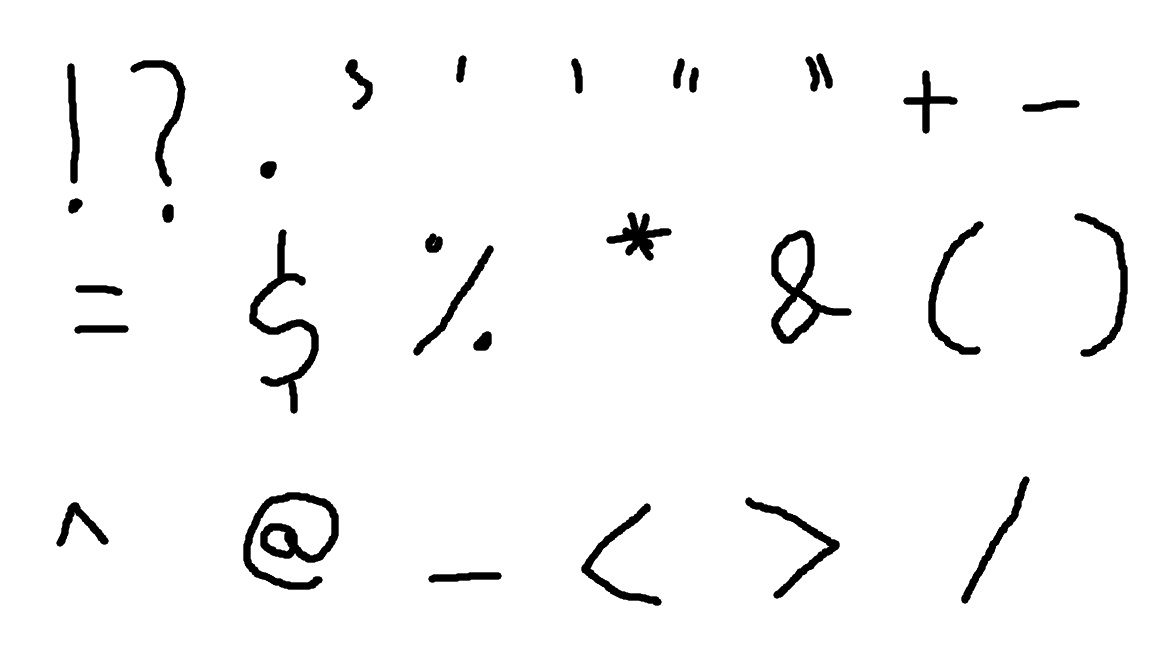
#> input picture samples/Charecter.jpg, 1152 x 648 px
$ python -i preprocess.py   (imports and definitions only)
#> lines starting #> are read from the running program, lines starting #| are printed output that depends on the picture; after the words box and inside, x2 and y2 are one past the last pixel; in counts of white or black regions, pixels touching at a corner belong together
#> further down, picture is the input picture: shape (648, 1152); min 0, max 255, mean 246.5
"""Classic image-processing pipeline: turn a photo/scan into MNIST-style 28x28 characters."""
import cv2
import numpy as np


# [5 lines left out: function load_gray, not called in this run]


def to_binary(gray: np.ndarray, invert: bool = False, dilate: int = 1) -> np.ndarray:
    """Return a binary image with WHITE strokes on a BLACK background (like MNIST).

    Assumes dark ink on light paper. Pass invert=True for light ink on a dark background.
    """
#> called with invert = False, dilate = 1
    blur = cv2.GaussianBlur(gray, (5, 5), 0)
    flag = cv2.THRESH_BINARY if invert else cv2.THRESH_BINARY_INV
    _, binary = cv2.threshold(blur, 0, 255, flag + cv2.THRESH_OTSU)
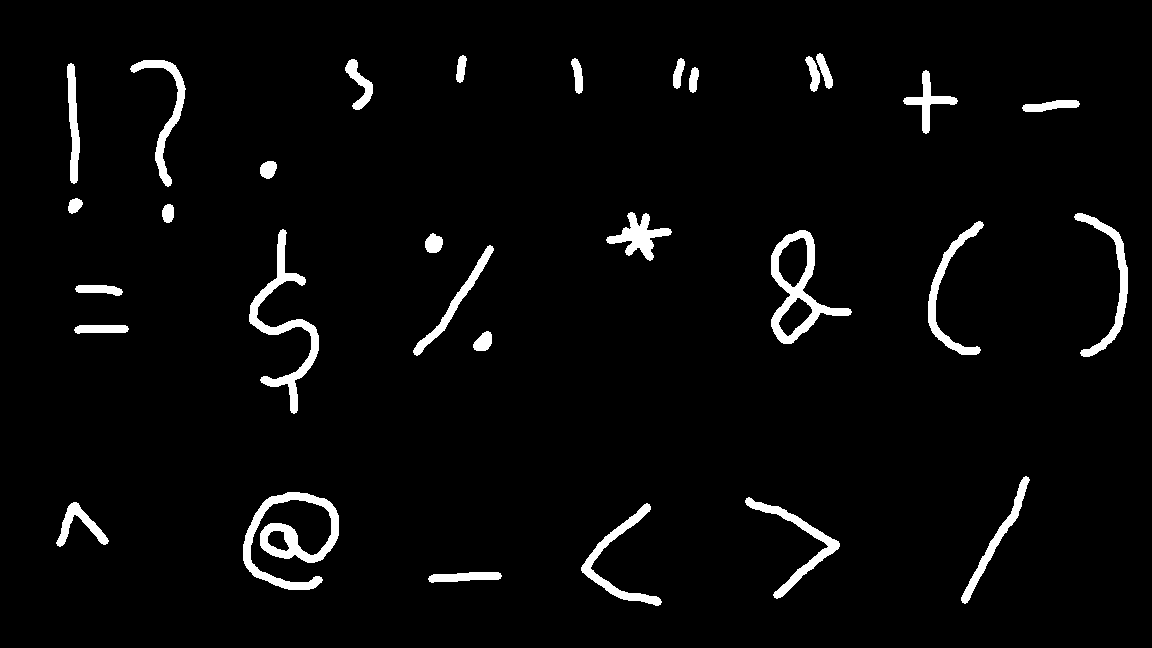
#> binary: shape (648, 1152); 3.5% white; 30 white regions, largest, box (x1, y1, x2, y2) and area: (243, 492, 339, 590) 3223, (249, 229, 319, 414) 2513, (771, 230, 852, 344) 2463
    if dilate > 0:  # thicken thin pen strokes to resemble EMNIST/MNIST
        binary = cv2.dilate(binary, np.ones((3, 3), np.uint8), iterations=dilate)
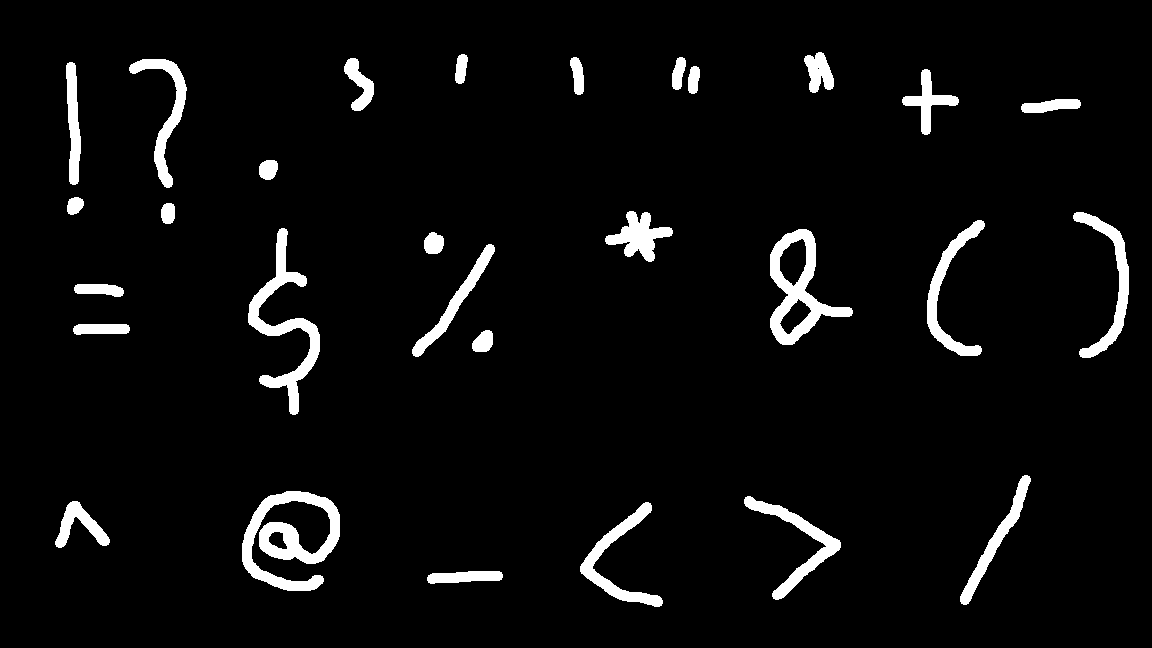
#> binary: shape (648, 1152); 4.7% white; 29 white regions, largest, box (x1, y1, x2, y2) and area: (242, 491, 340, 591) 4189, (248, 228, 320, 415) 3291, (770, 229, 853, 345) 3213
    return binary


# [142 lines left out: functions single_box, find_boxes, split_merged_boxes, _valley_splits, find_lines, box_to_mnist, not called in this run]

>>> import cv2
>>> picture = cv2.imread('../samples/Charecter.jpg', cv2.IMREAD_GRAYSCALE)
>>> result = to_binary(picture)

$ run again, on samples/image.png
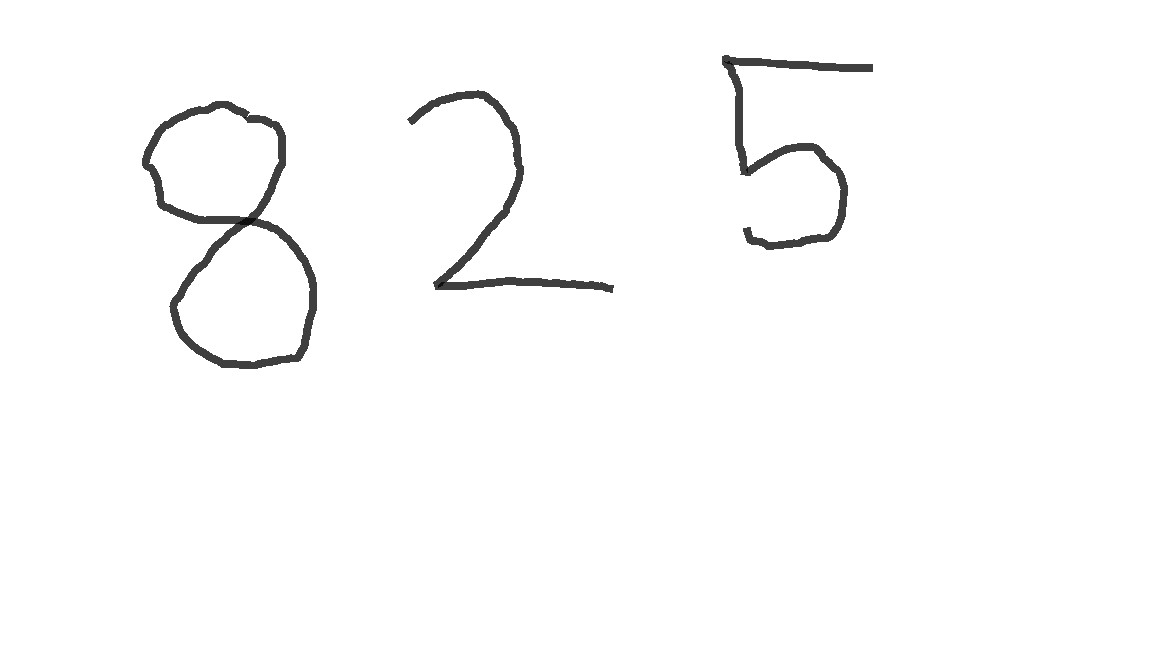
#> input picture samples/image.png, 1152 x 648 px
#> picture is the input picture: shape (648, 1152); min 16, max 255, mean 251.2
#> in to_binary, `_, binary = cv2.threshold(blur, 0, 255, flag + cv2.THRESH_OTSU)`:
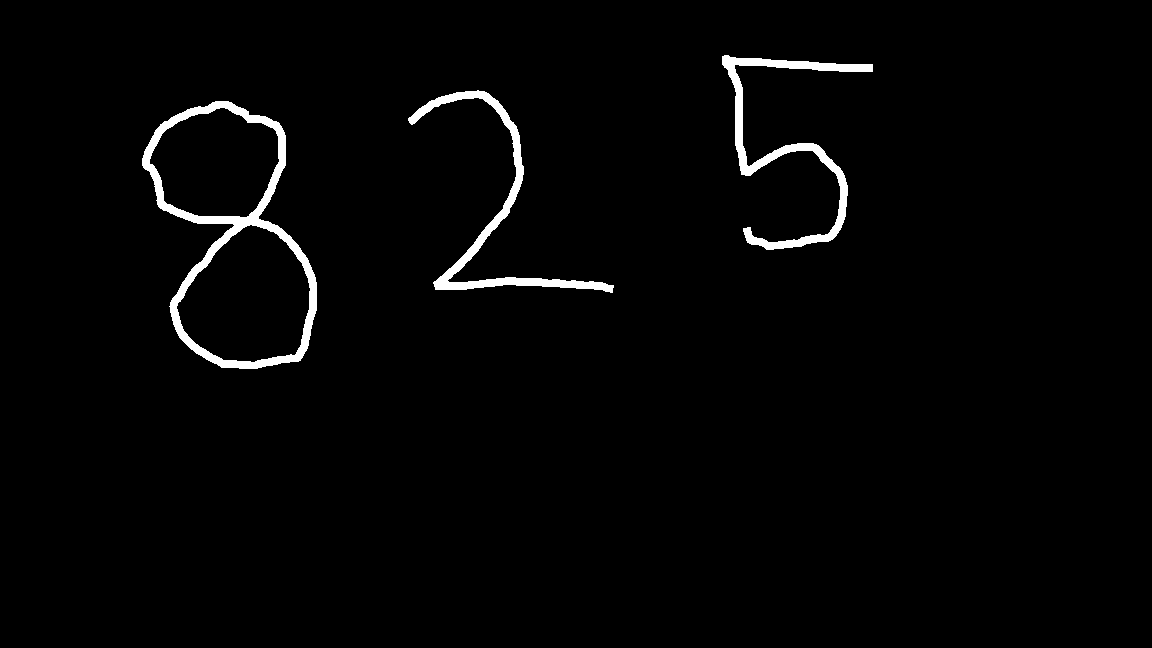
#> binary: shape (648, 1152); 2% white; 3 white regions, box (x1, y1, x2, y2) and area: (142, 101, 317, 369) 6651, (722, 55, 873, 250) 4251, (408, 90, 614, 293) 3881
#> in to_binary, `binary = cv2.dilate(binary, np.ones((3, 3), np.uint8), iterations=dila..`:
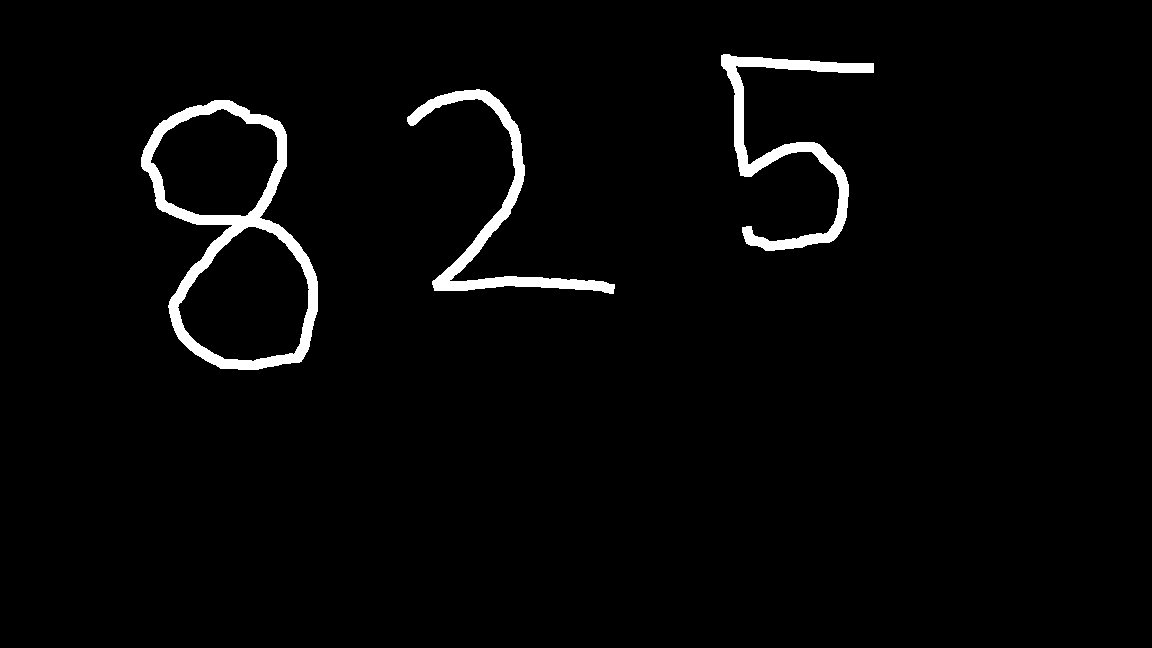
#> binary: shape (648, 1152); 2.6% white; 3 white regions, box (x1, y1, x2, y2) and area: (141, 100, 318, 370) 8739, (721, 54, 874, 251) 5513, (407, 89, 615, 294) 5104

$ run again, on samples/letter.png
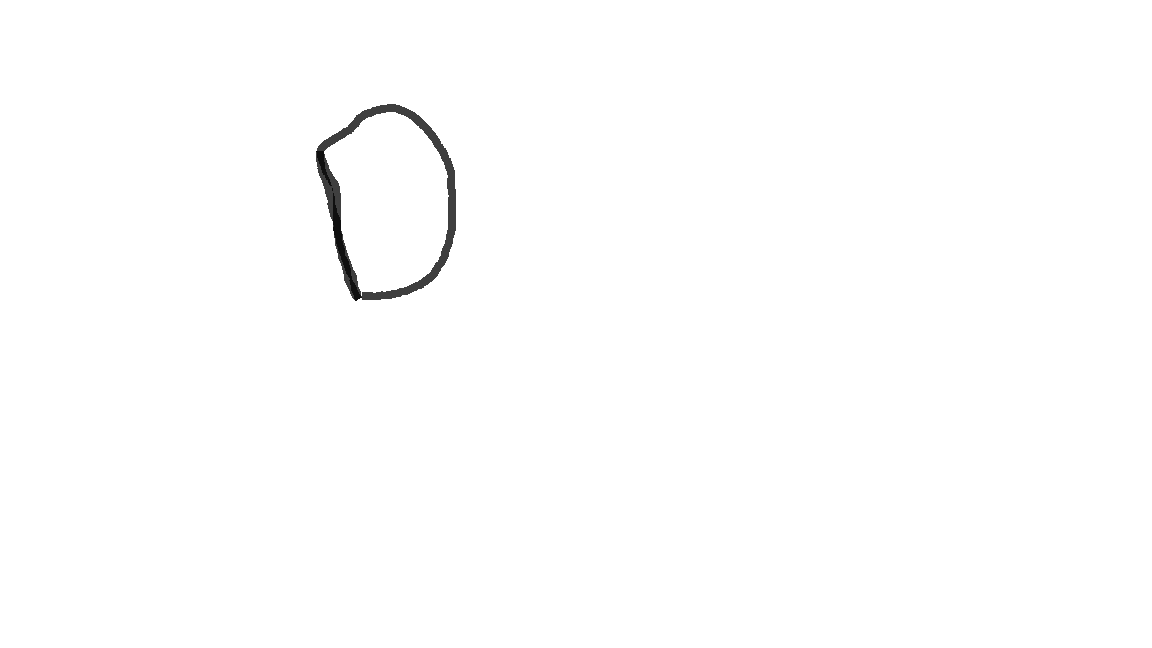
#> input picture samples/letter.png, 1152 x 648 px
#> picture is the input picture: shape (648, 1152); min 16, max 255, mean 253.8
#> in to_binary, `_, binary = cv2.threshold(blur, 0, 255, flag + cv2.THRESH_OTSU)`:
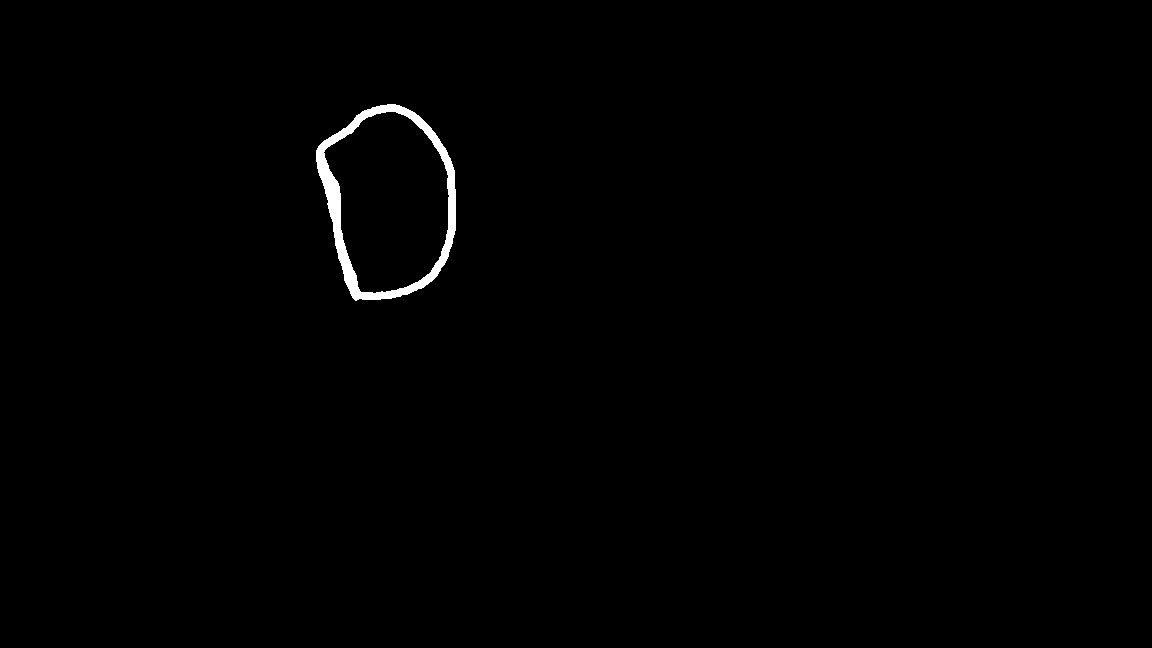
#> binary: shape (648, 1152); 0.61% white; 1 white region, box (x1, y1, x2, y2) and area: (316, 104, 456, 301) 4567
#> in to_binary, `binary = cv2.dilate(binary, np.ones((3, 3), np.uint8), iterations=dila..`:
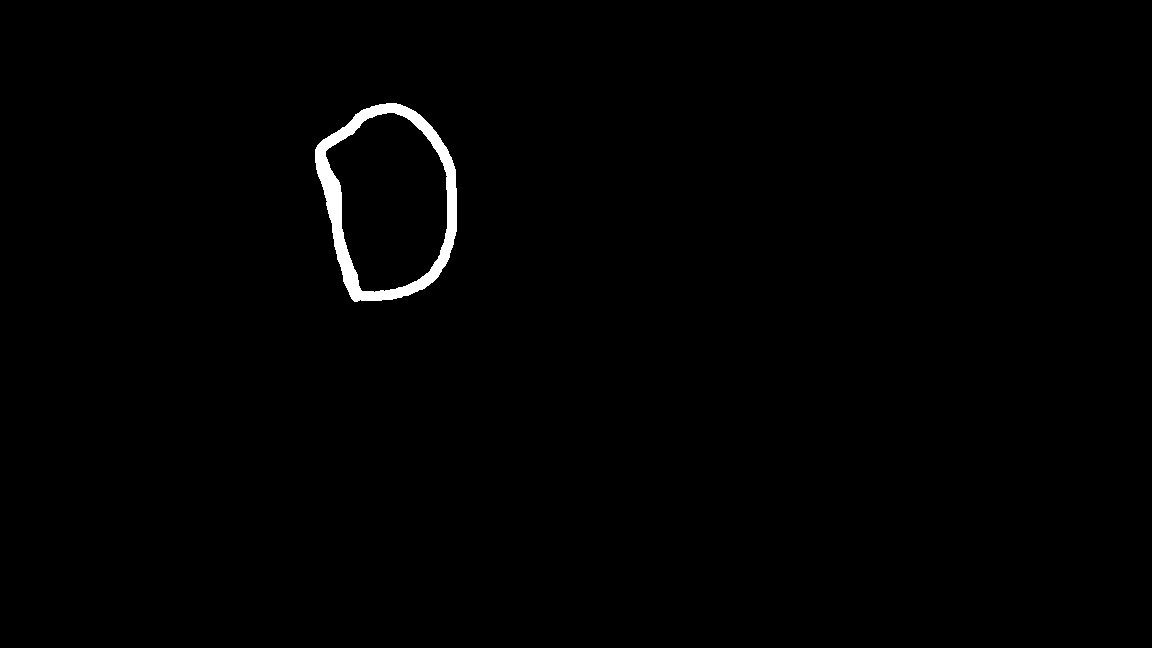
#> binary: shape (648, 1152); 0.79% white; 1 white region, box (x1, y1, x2, y2) and area: (315, 103, 457, 302) 5860
